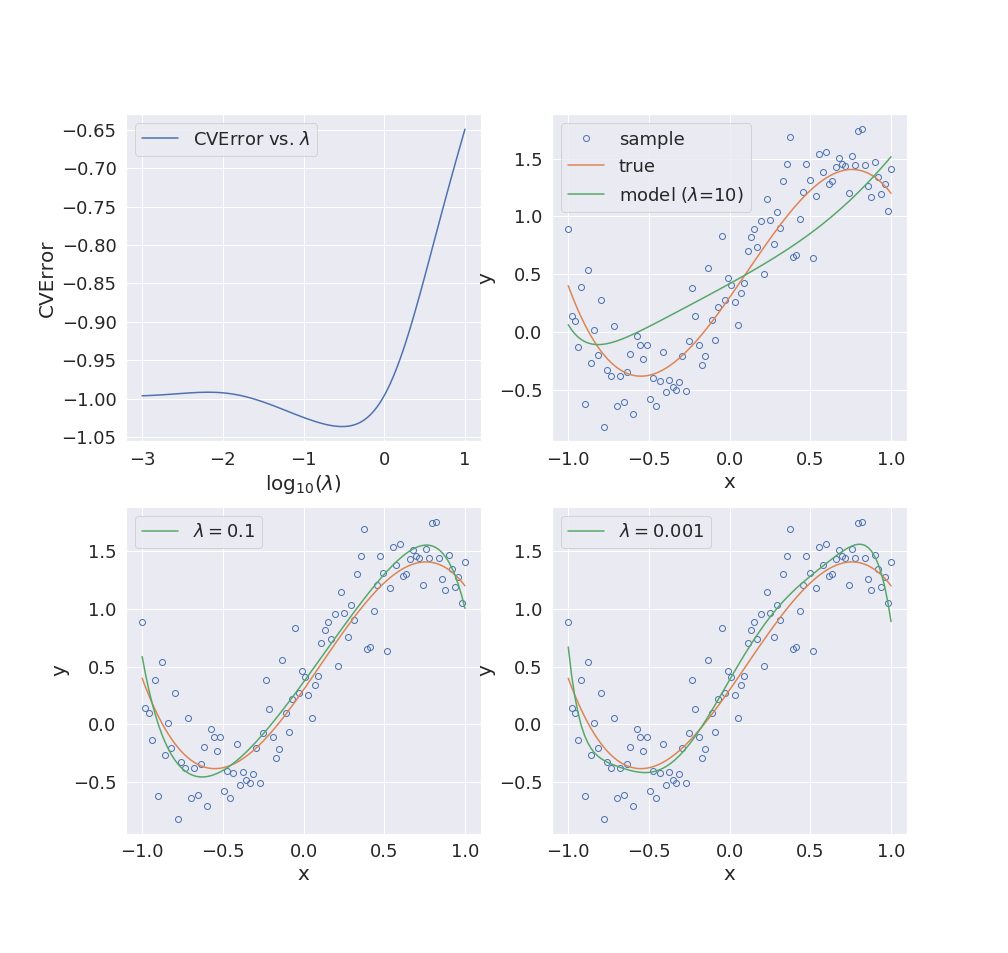

Reproduce this figure in Python.
import numpy as np
import matplotlib.pyplot as plt
from sklearn.model_selection import train_test_split
from sklearn.model_selection import cross_val_score
from sklearn.linear_model import Lasso, Ridge
import seaborn as sns
sns.set()
sns.set()
mpl.rcParams.update({'font.size': 20})
mpl.rc('xtick', labelsize=20) 
mpl.rc('ytick', labelsize=20) 
plt.rcParams['xtick.labelsize']=20
plt.rcParams['ytick.labelsize']=20

SMALL_SIZE = 18
MEDIUM_SIZE = 20
BIGGER_SIZE = 20
plt.rc('font', size=SMALL_SIZE)          # controls default text sizes
plt.rc('axes', titlesize=SMALL_SIZE)     # fontsize of the axes title
plt.rc('axes', labelsize=MEDIUM_SIZE)    # fontsize of the x and y labels
plt.rc('xtick', labelsize=SMALL_SIZE)    # fontsize of the tick labels
plt.rc('ytick', labelsize=SMALL_SIZE)    # fontsize of the tick labels
plt.rc('legend', fontsize=SMALL_SIZE)    # legend fontsize
plt.rc('figure', titlesize=BIGGER_SIZE)  # fontsize of the figure title
np.random.seed(1)
plt.close('all')
np.random.seed(1)
plt.close('all')

x = np.linspace(-1, 1, 100)


X = np.c_[x.ravel(), (x**2).ravel(), (x**3).ravel(), (x**4).ravel(), (x**5).ravel(), (x**6).ravel(), (x**7).ravel(), (x**8).ravel(), (x**9).ravel(), (x**10).ravel()]

y_raw = 0.3 + 2 * x + 0.5 * x**2 - 1.6 * x**3
y = y_raw + 0.3 * np.random.randn(x.shape[0])


plt.plot(x, y, 'o', markerfacecolor='none')
plt.plot(x, y_raw)


X_train, X_test, y_train, y_test = train_test_split(X, y, test_size=0.3, random_state=0)

C = np.logspace(-3, 1, 100)

score_means = []
score_stds = []
for c in C:
    model = Ridge(alpha=c)
    scores = cross_val_score(model, X_train, y_train, cv=5, scoring = 'neg_mean_squared_error')
    score_means.append(scores.mean())
    score_stds.append(scores.std())
    
plt.figure(3, figsize=(14, 14))
plt.subplot(2,2,1)
error = -np.array(score_means)
plt.plot(np.log10(C), np.log10(error), label=r'CVError vs. $\lambda$')
plt.xlabel(r'$\log_{10}(\lambda)$')
plt.ylabel('CVError')
plt.legend()


c = 10
model = Ridge(alpha=c)
model.fit(X_train, y_train)
y_pred = model.predict(X)



plt.subplot(2,2,2)
plt.plot(x, y, 'o', markerfacecolor='none')
plt.plot(x, y_raw)
plt.plot(x, y_pred, label=r'$\lambda$=10')
plt.legend(['sample', 'true', r'model ($\lambda$=10)'])
plt.xlabel('x')
plt.ylabel('y')


c = 0.1
model = Ridge(alpha=c)
model.fit(X_train, y_train)
y_pred = model.predict(X)

plt.subplot(2,2,3)
plt.plot(x, y, 'o', markerfacecolor='none')
plt.plot(x, y_raw)
plt.plot(x, y_pred, label=r'$\lambda = 0.1$')
plt.xlabel('x')
plt.ylabel('y')
plt.legend()

c = 0.001
model = Ridge(alpha=c)
model.fit(X_train, y_train)
y_pred = model.predict(X)

plt.subplot(2,2,4)
plt.plot(x, y, 'o', markerfacecolor='none')
plt.plot(x, y_raw)
plt.plot(x, y_pred, label=r'$\lambda = 0.001$')
plt.xlabel('x')
plt.ylabel('y')
plt.legend()
